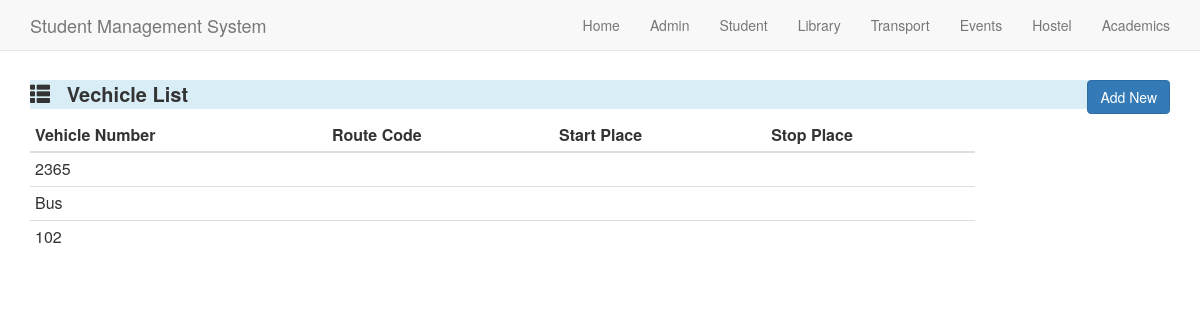
Page /vehiclelist/ on the committed database.
### Transport/models.py (models this page shows, shortened)
class Vehicle(models.Model):
    type_choices=(
        ('Contract','Contract'),
        ('Ownership','Ownership')
    )
    Vehicle_Number=models.CharField(max_length=15)
    No_Of_Seats=models.DecimalField(max_digits=3, decimal_places=0)
    Maximum_allowed=models.DecimalField(max_digits=3,decimal_places=0)
    Vehicle_type=models.CharField(max_length=10,choices=type_choices)

### Transport/views.py (the view)
# urls.py: url(r'^vehiclelist/$',traview.Vehicle_list,name='vehicle_list'),
def Vehicle_list(request):
    query =Vehicle.objects.all()
    vehicle_list = []
    for q in query:
        temp_dict = {}
        temp_dict['Vehicle_Number']= q.Vehicle_Number
        temp_dict['No_Of_Seats']=q.No_Of_Seats
        temp_dict['Maximum_allowed']=q.Maximum_allowed
        temp_dict['Vehicle_type']=q.Vehicle_type
        vehicle_list.append(temp_dict)
    context_dict = {'query':vehicle_list}
    return render(request,'vehiclelist.html',context_dict)

### Transport/templates/vehiclelist.html (shortened to what this page needs)
<html>
<head>
	<link rel="stylesheet" href="https://maxcdn.bootstrapcdn.com/bootstrap/3.3.7/css/bootstrap.min.css">
</head>
<body >
{% block content %}
  <nav class="navbar navbar-default navbar-fixed-top">
    <div class="container">
      <div class="navbar-header">
        <a class="navbar-brand" href="index.html">Student Management System</a>
      </div>
      <div class="collapse navbar-collapse" id="myNavbar">
        <ul class="nav navbar-nav navbar-right">
          <li><a href="/">Home</a></li>
          <li><a href="/admin">Admin</a></li>
          <li><a href="/student">Student</a></li>
          <li><a href="/library">Library</a></li>
          <li><a href="/transport">Transport</a></li>
          <li><a href="/events">Events</a></li>
          <li><a href="/hostel">Hostel</a></li>
          <li><a href="/academics">Academics</a></li>
        </ul>
      </div>
    </div>
  </nav>
 <br><br>
 <br>
 <br>
 <div class="container">
	<div class="row">
		<div class='col-md-12'>
			<p class="bg-info" style='font-size:20px;font-weight:bold;'>
				<span class="glyphicon glyphicon-th-list"></span>
				&nbsp;
				Vechicle List
				<a href="/addvehicle" button type="button"  style="float: right"  class="btn btn-primary">Add New</button></a>
			</p>
		</div>
	</div>
		<div class='row'>
		<div class='col-md-10 pull-left'>
		<table class="table table-condensed">
			<thead>
		<tr>
			<th>Vehicle Number</th>
      <th>Route Code</th>
      <th>Start Place</th>
      <th>Stop Place</th>
		</tr>
			</thead>
			<tbody>
			{% for q in query %}
		<tr>
			<td>{{q.Vehicle_Number}}</td>
      <td>{{q.Route_code}}</td>
      <td>{{q.Start_place}}</td>
      <td>{{q.Stop_place}}</td>
		</tr>
		{% endfor %}
	</tbody>
	</table>
		</div>
	</div>
</div>
{% endblock %}

### rows in the picture
Vehicle: Vehicle_Number "2365"
Vehicle: Vehicle_Number "Bus"
Vehicle: Vehicle_Number "102"
